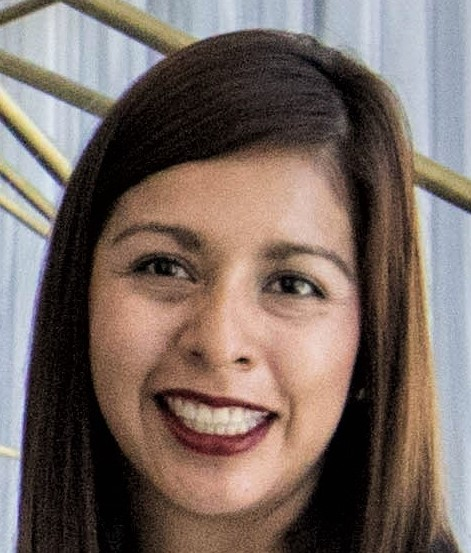
#> input picture ORB/face.jpeg, 471 x 553 px
$ jupyter execute Fast-Brief.ipynb
#> lines starting #> are read from the running program, lines starting #| are printed output that depends on the picture
[cell 1]
import cv2
import numpy as np
import matplotlib.pyplot as plt

[cell 2]
# Reading images
img1 = cv2.imread("face.jpeg")
#> img1 is the input picture: shape (553, 471, 3); mean B, G, R 98.9, 105.9, 121
img2 = cv2.imread("faceQS.png")
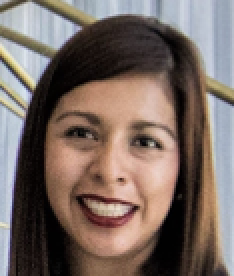
#> input picture ORB/faceQS.png, 117 x 138 px (shown 2 times larger)
#> img2 is the input picture: shape (138, 117, 3); mean B, G, R 98.9, 105.8, 121.1

# Converting BGR to RGB
img11 = cv2.cvtColor(img1,cv2.COLOR_BGR2RGB)
img2 = cv2.cvtColor(img2,cv2.COLOR_BGR2RGB)

# Converting RGB to GRAY
img1 = cv2.cvtColor(img1,cv2.COLOR_RGB2GRAY)
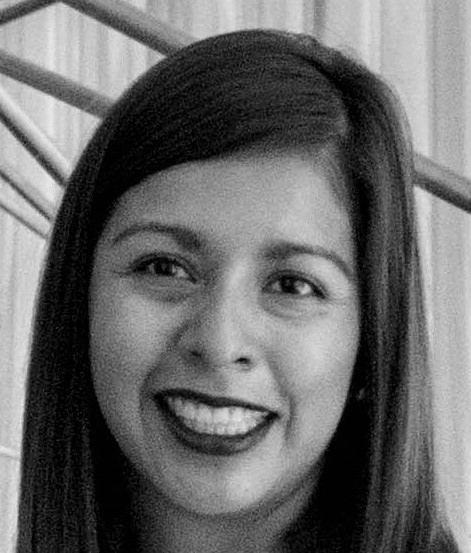
#> img1: shape (553, 471); min 0, max 236, mean 105.5
img2 = cv2.cvtColor(img2,cv2.COLOR_RGB2GRAY)
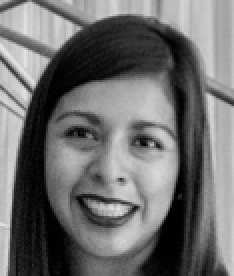
#> img2: shape (138, 117) (shown 2 times larger); min 0, max 230, mean 109.6

# Taking object from ORB
orb = cv2.ORB_create(500,2.0)

# Detect and Compute
key1,des1 = orb.detectAndCompute(img1,None)
#> key1 = 439 keypoints; strongest (x, y, size): (306, 286, 62), (252, 420, 124), (272, 412, 124), (300, 288, 124)
key2,des2 = orb.detectAndCompute(img2,None)
#> key2 = 67 keypoints; strongest (x, y, size): (67, 103, 31), (63, 104, 31), (75, 72, 31), (79, 73, 31)

# Resizing if necessary
plt.figure(figsize=(10,10))

# Taking object from Brief matcher function
bf = cv2.BFMatcher(crossCheck=True)

# Finding similarities by distance
similar = bf.match(des1,des2)
#> similar = 56 matches

# Sorting by distance
similar = sorted(similar,key=lambda x: x.distance)

# Taking result and drawing matches
result = cv2.drawMatches(img1,key1,img2,key2,similar[:30],img2,flags=2)
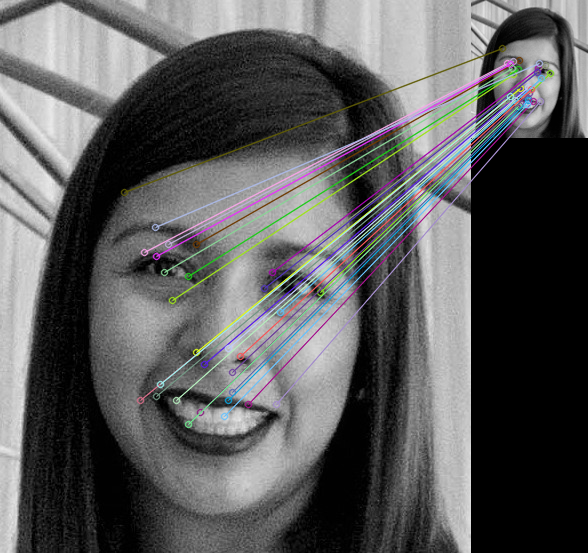
#> result: shape (553, 588, 3); mean of channels 0, 1, 2 91.9, 91.3, 91.1; drawn as B, G, R

# Showing result
plt.imshow(result)
